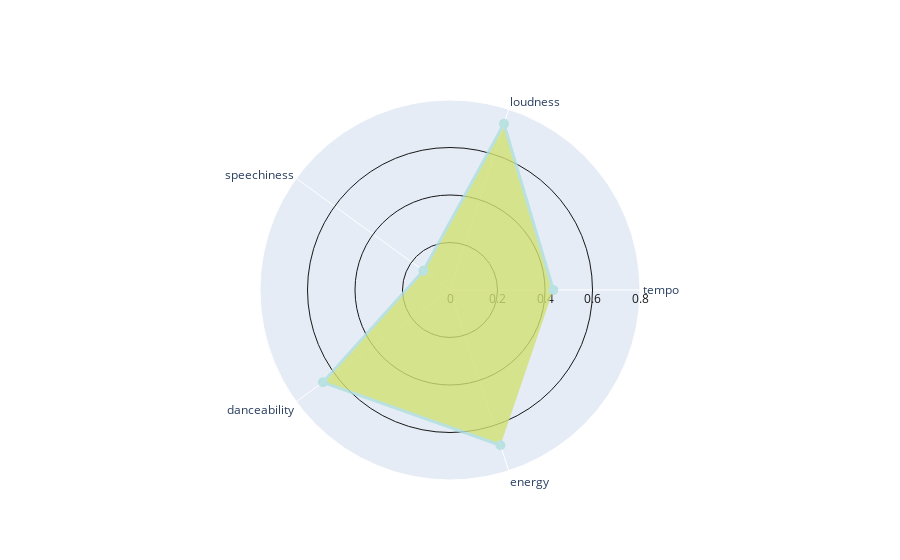

Notebook source saved alongside this figure:
### Code cell
import plotly.graph_objects as go

fig = go.Figure()


fig.add_trace(go.Scatterpolar(
  r=mean,
  theta=categories,
    line=dict(color='#afdfdd',dash='solid',width=3),
  fill='toself',
    fillcolor='#d2e174',
    opacity=0.8,
    marker=dict(color='#afdfdd',size=10),
#     blarg=1,
    connectgaps=True,
))

fig.update_layout(
  polar=dict(
    radialaxis=dict(
      visible=True,
        range=[0,0.8],
        color='#181818',
        gridcolor='#181818',
        showline=False,
        gridwidth=1,
        layer='below traces',
        linecolor='#181818',
        dtick=0.2
    ),
  ),
  showlegend=False
)

# fig.add_trace(go.Scatterpolar(
#     r=[0.8,0.8,0.8,0.8,0.8],
#     theta=categories,
#     mode='text',
#     text=['Tempo','Loudness','Speechiness','Danceability','Energy'],
#     textposition='top center',
#     textfont=dict(
#         size=20),
#     showlegend=False
# ))

fig.show()

# import chart_studio.plotly as py
# py.plot(fig, filename = 'past_spider', auto_open=True)

### Figure 1 — Plotly figure (JSON) as saved in the notebook; plotly's stock layout.template omitted (floating-point values rounded to 4 significant figures)
{"data": [{"connectgaps": true, "fill": "toself", "fillcolor": "#d2e174", "line": {"color": "#afdfdd", "dash": "solid", "width": 3}, "marker": {"color": "#afdfdd", "size": 10}, "opacity": 0.8, "r": [0.4352, 0.7356, 0.1385, 0.6612, 0.6873], "theta": ["tempo", "loudness", "speechiness", "danceability", "energy"], "type": "scatterpolar"}], "layout": {"polar": {"radialaxis": {"color": "#181818", "dtick": 0.2, "gridcolor": "#181818", "gridwidth": 1, "layer": "below traces", "linecolor": "#181818", "range": [0, 0.8], "showline": false, "visible": true}}, "showlegend": false}}
